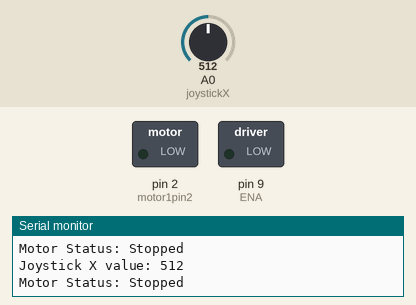
Bench run of a sketch on a simulated Arduino Uno, built with avr-gcc and run on an emulated ATmega328P. On the bench: switched loads named in the sketch (green lamp = pin HIGH), the last lines printed to the serial monitor. The inputs (shaded band) are chosen by the test bench; at power-on: A0 (joystickX) = 512. Pins used as bus, display or sensor lines are not drawn.

Above: at 1.2 s.
1.3 s: A0 (joystickX) set to 540
At 2.5 s:
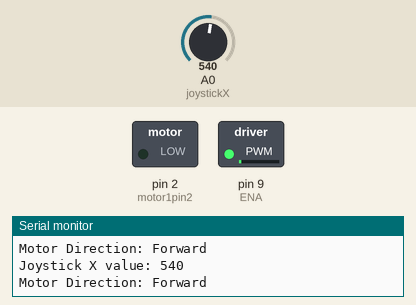
2.8 s: A0 (joystickX) set to 515
At 4.0 s:
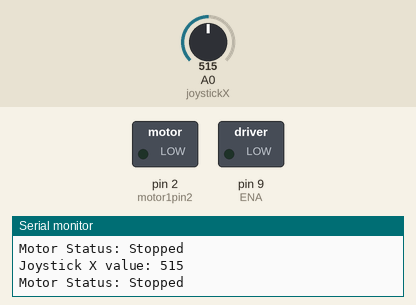
4.3 s: A0 (joystickX) set to 498
5.8 s: A0 (joystickX) set to 478
At 7.0 s:
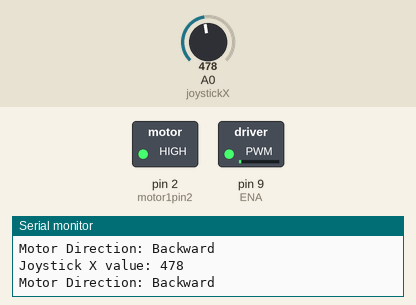
7.3 s: A0 (joystickX) set to 0
At 8.5 s:
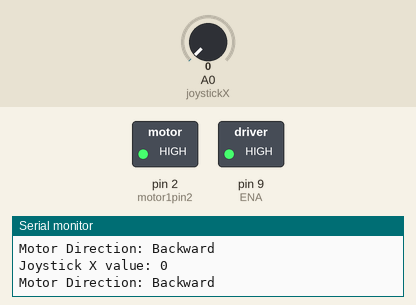
8.8 s: A0 (joystickX) set to 8
At 10.0 s:
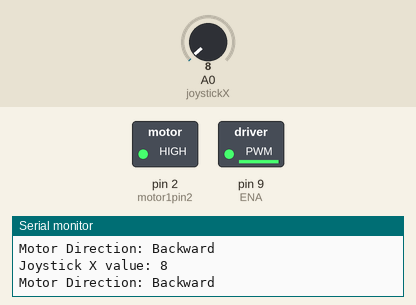
11.8 s: A0 (joystickX) set to 11
At 12.9 s:
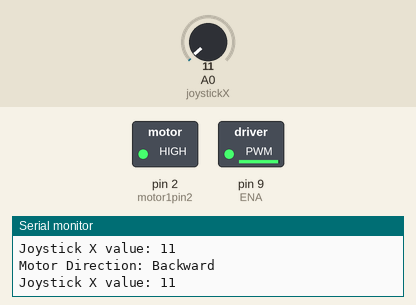
Timing chart, 0 to 14.8 s (numbered marks = the images above; inputs shaded):
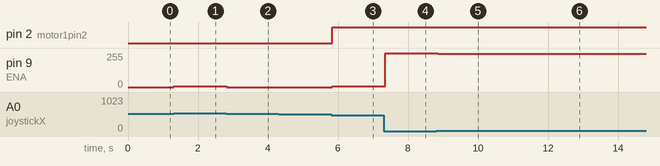

Measured:
- the behaviour switches between 490 and 489 on A0 (joystickX) (found by bisection; images 2 and 3)
- after the input at 1.3 s, pin 9 (ENA): 0/255 → 5/255 at once
- after the input at 2.8 s, pin 9 (ENA): 5/255 → 0/255 at once
- after the input at 5.8 s, pin 2 (motor1pin2): LOW → HIGH at once; pin 9 (ENA): 0/255 → 7/255 at once
- after the input at 7.3 s, pin 9 (ENA): 7/255 → 255/255 after 0.05 s
- after the input at 8.8 s, pin 9 (ENA): 255/255 → 251/255 after 0.06 s
- after the input at 11.8 s, pin 9 (ENA): 251/255 → 250/255 after 0.08 s

The sketch:

motor.ino
```cpp
int motor1pin1 = 1;
int motor1pin2 = 2;
int ENA = 9;  // Motor speed control
int joystickX = A0; // Joystick X-axis connected to pin A0
const int NEUTRAL_VALUE = 517; // Steady state value for joystick
const int FORWARD_THRESHOLD = 530; // Threshold to detect forward movement
const int BACKWARD_THRESHOLD = 490; // Threshold to detect backward movement

void setup() {
  // Motor control pins
  pinMode(motor1pin1, OUTPUT);
  pinMode(motor1pin2, OUTPUT);
  pinMode(ENA, OUTPUT);

  // Initialize the serial monitor
  Serial.begin(9600);

  // Set initial motor state to stopped
  digitalWrite(motor1pin1, LOW);
  digitalWrite(motor1pin2, LOW);
  analogWrite(ENA, 0);
}

void loop() {
  int xValue = analogRead(joystickX); // Read X-axis value from joystick

  // Print joystick X value to Serial Monitor
  Serial.print("Joystick X value: ");
  Serial.println(xValue);

  if (xValue > FORWARD_THRESHOLD) {
    // Move forward
    digitalWrite(motor1pin1, HIGH);
    digitalWrite(motor1pin2, LOW);
    analogWrite(ENA, map(xValue, FORWARD_THRESHOLD, 1023, 0, 255)); // Adjust speed based on joystick value
    Serial.println("Motor Direction: Forward");
  } else if (xValue < BACKWARD_THRESHOLD) {
    // Move backward
    digitalWrite(motor1pin1, LOW);
    digitalWrite(motor1pin2, HIGH);
    analogWrite(ENA, map(xValue, 0, BACKWARD_THRESHOLD, 255, 0)); // Adjust speed based on joystick value
    Serial.println("Motor Direction: Backward");
  } else {
    // Stop the motor if the joystick is near the neutral position
    digitalWrite(motor1pin1, LOW);
    digitalWrite(motor1pin2, LOW);
    analogWrite(ENA, 0);
    Serial.println("Motor Status: Stopped");
  }

  delay(100); // Add a small delay for readability
}
```

EmbeddedC.c
```cpp
#include <avr/io.h>
#include <util/delay.h>

#define LED_PIN PB5  // Define the LED pin (Port B, Pin 5)

void setup() {
    // Set LED_PIN as an output
    DDRB |= (1 << LED_PIN);
}

void loop() {
    // Turn the LED on
    PORTB |= (1 << LED_PIN);
    _delay_ms(1000);  // Wait for 1 second

    // Turn the LED off
    PORTB &= ~(1 << LED_PIN);
    _delay_ms(1000);  // Wait for 1 second
}

int main(void) {
    setup();

    while (1) {
        loop();  // Continuously execute the loop function
    }

    return 0;
}
```

SerialONOFF.c
```cpp
void setup() {
  // put your setup code here, to run once:
Serial.begin(9600);
Serial.print("");
pinMode(13, OUTPUT);
}

void loop() {
  // put your main code here, to run repeatedly:
if(Serial.available()>0)
{
  String str = Serial.readString();
  str.trim();

  if (str == "ON")
  {
    digitalWrite(13,HIGH);
  }
  else if (str == "OFF")
  {
    digitalWrite(13,LOW);
  }
  else
  {
    Serial.println("Error");
  }
}
}
```
